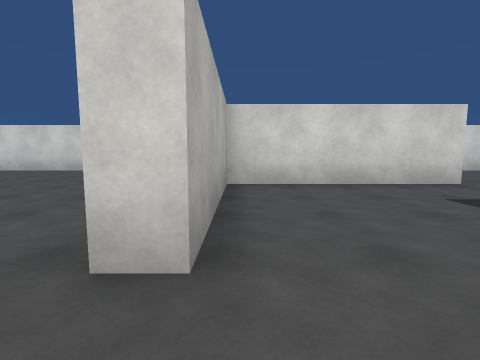
view 1 (above)

24 first-person views from a walk through a 3-D level made in the Unity game engine. The camera is 1.2 m above the floor, tilts 6° down and sees 85° across. The floor is counted in squares, 2 m on a side. Each view is taken from the middle of a square. On the plan, view 1 faces up. The plan holds only what a view shows up to about 9 squares ahead; the rest is blank. The place goes on beyond the plan. The player character is not drawn. Surface patterns are stand-ins for the level's own textures.

view 2
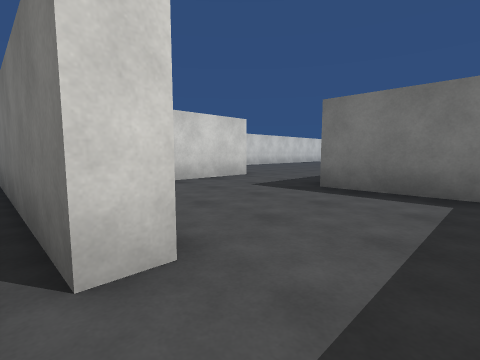

view 3
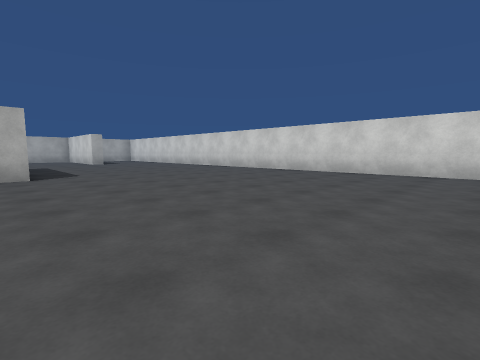

view 4
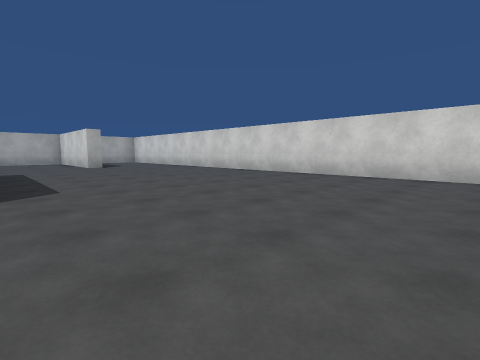

view 5
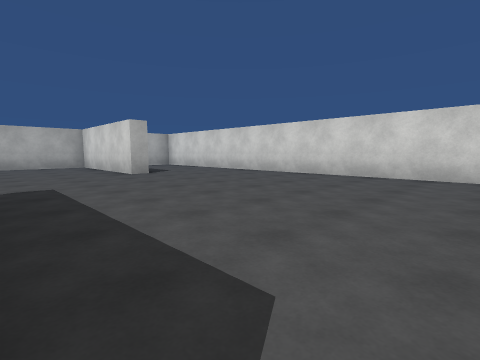

view 6
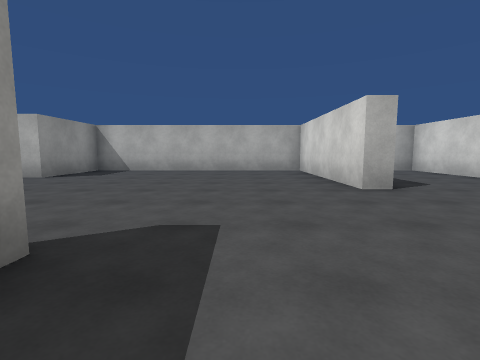

view 7
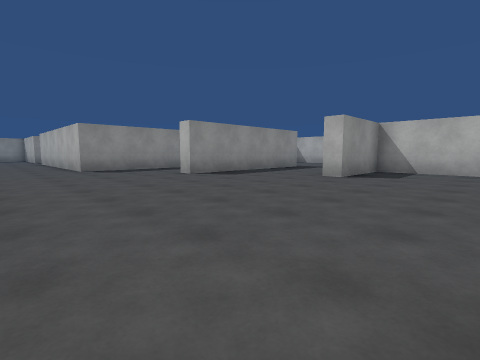

view 8
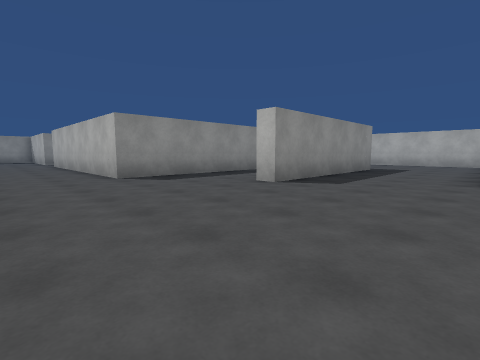

view 9
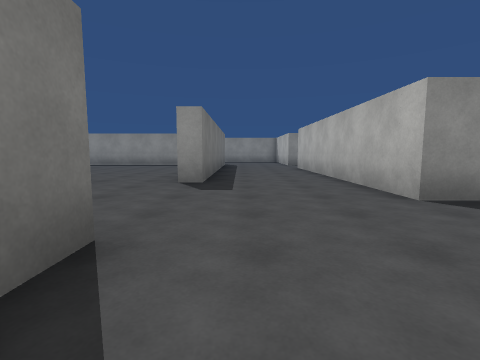

view 10
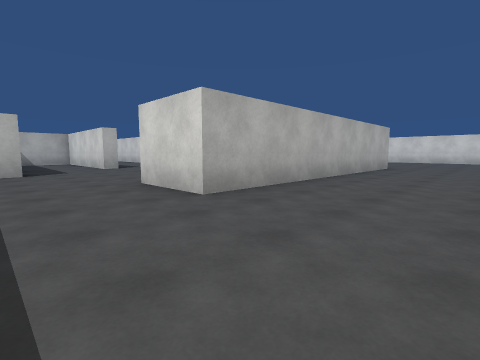

view 11
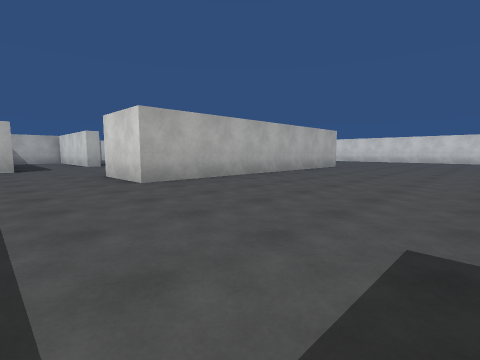

view 12
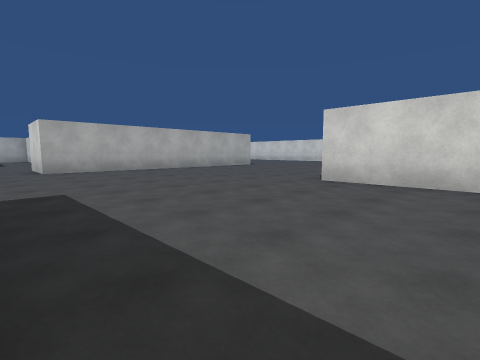

view 13
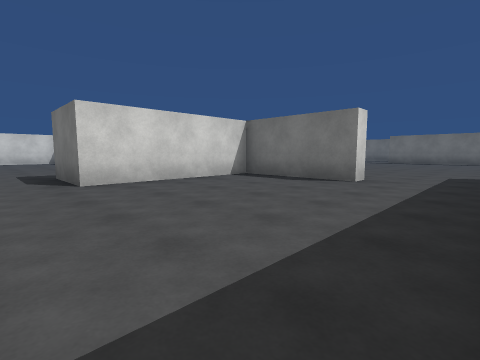

view 14
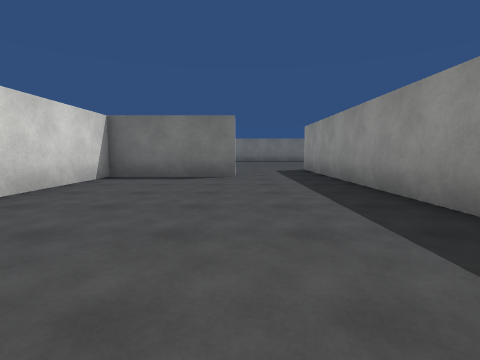

view 15
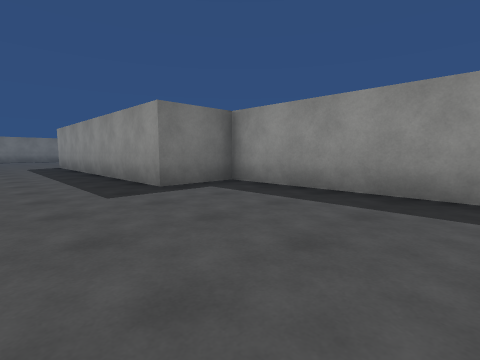

view 16
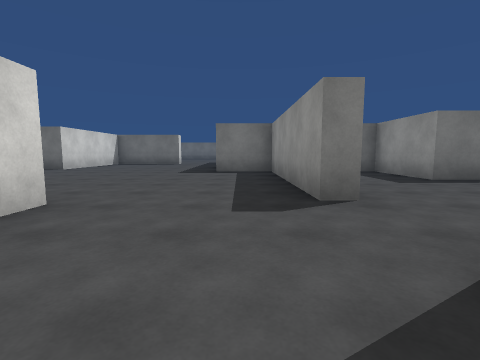

view 17
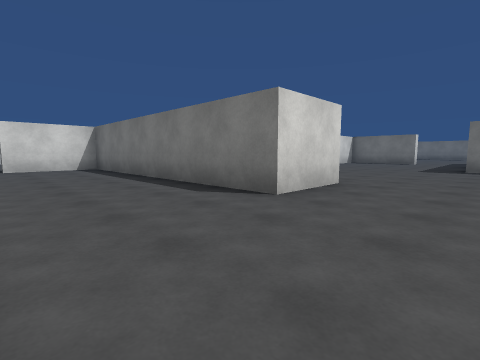

view 18
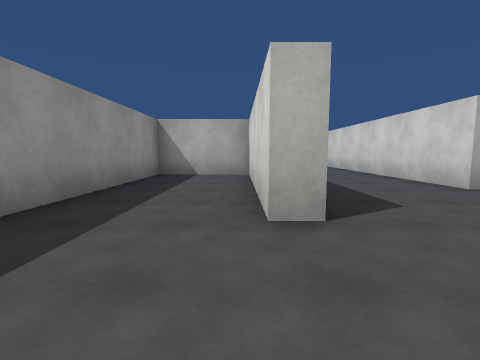

view 19
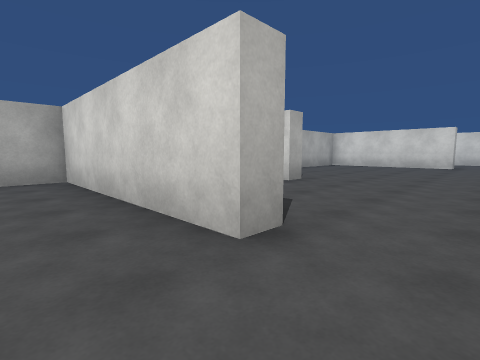

view 20
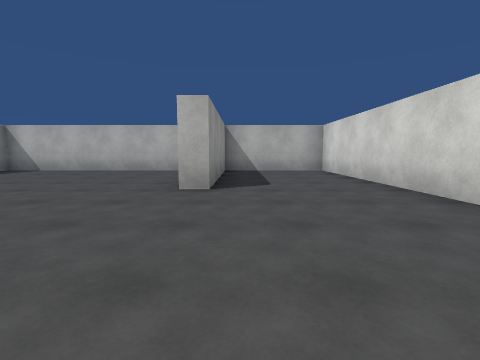

view 21
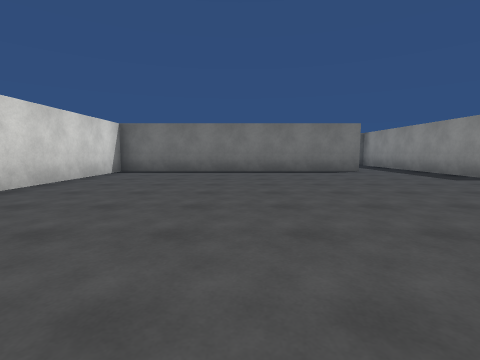

view 22
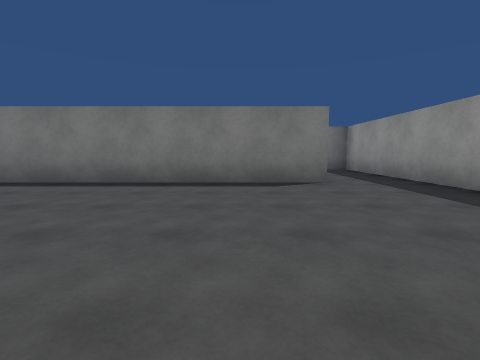

view 23
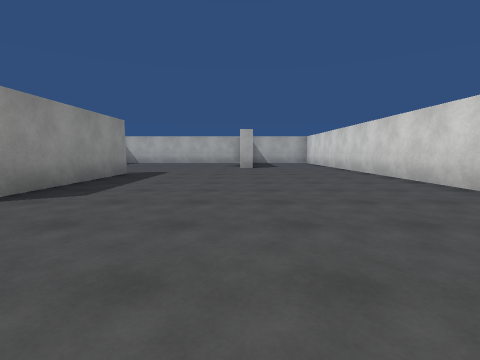

view 24
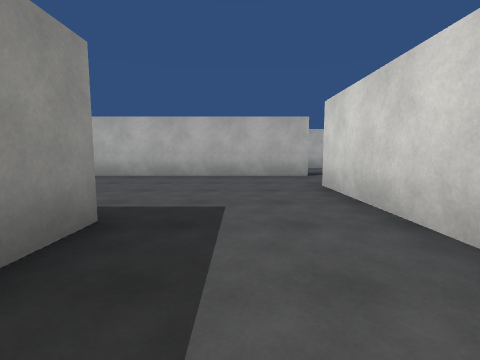

### Floor plan
Points are (right, up) in squares from view 1. A wall is a line through its corners. A room is listed if a view was taken in it or the views show most of it. See-through windows are left out.
Room 1 (view 1)
walls: (3.3, 0.1) (3.3, 2.2); (-0.5, -0.8) (3.1, -0.8); (4.4, 5) (-0.2, 5) (-0.2, 1.2)
ways out: opening at (-1, 0.5) to room 2; opening at (4, 3.5)
Room 2 (views 2, 3, 4, 5, 6, 7, 8, 9, 10, 11, 12, 13, 14, 15, 16, 17, 18, 19, 20, 21, 22, 23)
walls: (-11.4, 1.2) (-13.5, 1.2); (-13.5, 1.8) (-9.5, 1.8); (-9, 1.9) (-9, -6.8) (-11, -6.8) (-11, 0.9); (-8.8, -10.5) (-8.8, -10) (-3.8, -10) (-3.8, -8.2) (2.5, -8.2); (-21.6, -5.2) (-16.2, -5.2) (-16.2, -5.7) (-21.2, -5.7) (-21.2, -8.2) (-14.3, -8.2) (-14.3, -14); (-20.4, 5.5) (-16.2, 5.5) (-16.2, 5) (-20.8, 5) (-20.8, -1.7) (-18.3, -1.7) (-18.3, -2.2) (-22.5, -2.2); (-0.2, 1.2) (-0.7, 1.2) (-0.7, 8.8) (-20.8, 8.8) (-20.8, 5.5); (-11.3, -13.8) (-11.3, -10.2) (-10.7, -10.2) (-10.7, -11.4); (1.5, -6) (1.5, -2.8) (-2.7, -2.8) (-2.7, -0.8) (-0.5, -0.8); (2, -5.7) (1.5, -5.7)
ways out: opening at (-1, 0.5) to room 1; opening at (-9.5, -10.5) to room 3; opening at (2, -7)
Room 3 (view 24)
walls: (-5.5, -10.5) (-8.8, -10.5); (-6.3, -14.4) (-6.3, -13.2) (-3.8, -13.2) (-3.8, -12.8); (-10.7, -11.4) (-10.7, -14.5)
ways out: opening at (-9.5, -10.5) to room 2

Positions as (right, up) in squares from view 1, and headings:
1: (0, 0), facing up
2: (-1, 0), facing up-right
3: (-2, 1), facing up-left
4: (-5, 2), facing up-left
5: (-9, 2), facing up-left
6: (-12, 3), facing left
7: (-12, 1), facing down-left
8: (-12, -2), facing down-left
9: (-12, -5), facing down
10: (-6, -9), facing up-left
11: (-4, -9), facing up-left
12: (0, -8), facing up-left
13: (-4, -8), facing up-right
14: (-5, -6), facing right
15: (-8, -6), facing down-right
16: (-12, -9), facing right
17: (-14, -9), facing up-right
18: (-14, -6), facing left
19: (-15, -7), facing up-left
20: (-12, 6), facing left
21: (-9, 5), facing right
22: (-6, 3), facing right
23: (-6, 5), facing left
24: (-4, -12), facing left
